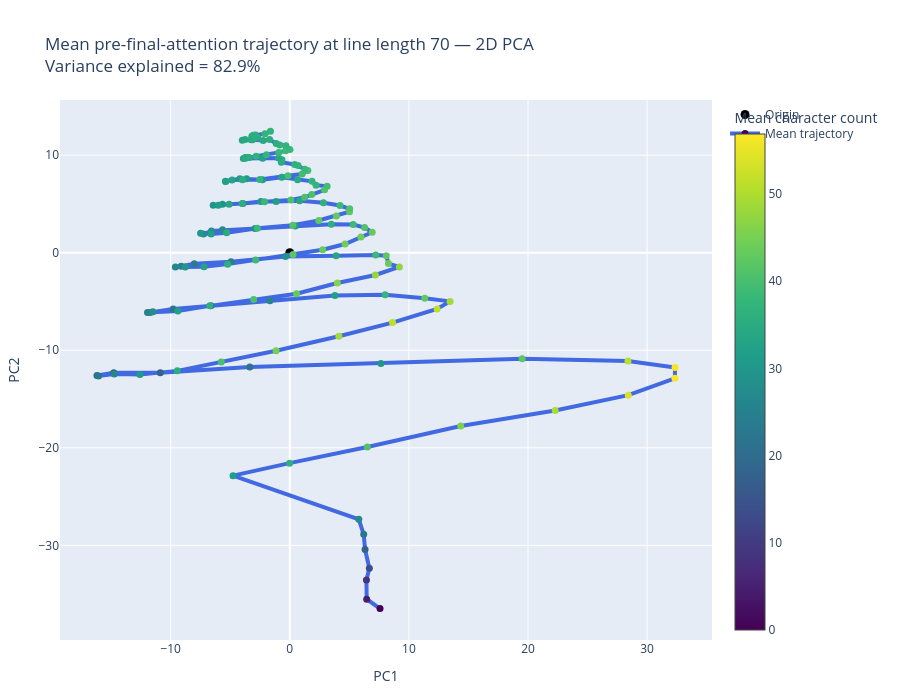

Notebook code for this chart:
### Markdown cell above
## Mean trajectory in 2D PCA

### Code cell
pca_2d = PCA(n_components=2)
pca_2d.fit(activations.reshape(-1, activations.shape[-1]))
mean_coordinates_2d = pca_2d.transform(mean_trajectory)
fig_2d = go.Figure()
fig_2d.add_trace(go.Scatter(
    x=[0], y=[0], mode="markers", marker=dict(size=9, color="black"),
    name="Origin", hovertemplate="(0, 0)<extra>Origin</extra>",
))
fig_2d.add_trace(go.Scatter(
    x=mean_coordinates_2d[:, 0], y=mean_coordinates_2d[:, 1], mode="lines+markers",
    marker=dict(size=7, color=mean_character_counts, colorscale="Viridis",
                colorbar=dict(title="Mean character count")),
    line=dict(color="royalblue", width=4), name="Mean trajectory",
    text=[f"position {i}" for i in range(seq_len)],
    customdata=np.column_stack([mean_character_counts, (tokens == vocab.newline_id).mean(axis=0)]),
    hovertemplate=("%{text}<br>mean character count=%{customdata[0]:.2f}<br>"
                   "newline frequency=%{customdata[1]:.2%}<extra>Mean trajectory</extra>"),
))
fig_2d.update_layout(
    title=(f"Mean pre-final-attention trajectory at line length {FIXED_LINE_LENGTH} — 2D PCA<br>"
           f"Variance explained = {pca_2d.explained_variance_ratio_.sum():.1%}"),
    xaxis_title="PC1", yaxis_title="PC2", height=700,
    margin=dict(l=60, r=40, b=60, t=100),
)
display(fig_2d)

### Figure 1 — Plotly figure (JSON) as saved in the notebook; plotly's stock layout.template omitted (floating-point values rounded to 4 significant figures; data arrays with more than 128 entries replaced by an {"elided": "..."} marker saying what was removed)
{"data": [{"hovertemplate": "(0, 0)<extra>Origin</extra>", "marker": {"color": "black", "size": 9}, "mode": "markers", "name": "Origin", "type": "scatter", "x": [0], "y": [0]}, {"customdata": {"elided": "150x2 float values"}, "hovertemplate": "%{text}<br>mean character count=%{customdata[0]:.2f}<br>newline frequency=%{customdata[1]:.2%}<extra>Mean trajectory</extra>", "line": {"color": "royalblue", "width": 4}, "marker": {"color": {"elided": "150 float values"}, "colorbar": {"title": {"text": "Mean character count"}}, "colorscale": [[0, "#440154"], [0.1111, "#482878"], [0.2222, "#3e4989"], [0.3333, "#31688e"], [0.4444, "#26828e"], [0.5556, "#1f9e89"], [0.6667, "#35b779"], [0.7778, "#6ece58"], [0.8889, "#b5de2b"], [1, "#fde725"]], "size": 7}, "mode": "lines+markers", "name": "Mean trajectory", "text": {"elided": "150 str values"}, "type": "scatter", "x": {"elided": "150 float values"}, "y": {"elided": "150 float values"}}], "layout": {"height": 700, "margin": {"b": 60, "l": 60, "r": 40, "t": 100}, "title": {"text": "Mean pre-final-attention trajectory at line length 70 — 2D PCA<br>Variance explained = 82.9%"}, "xaxis": {"title": {"text": "PC1"}}, "yaxis": {"title": {"text": "PC2"}}}}
